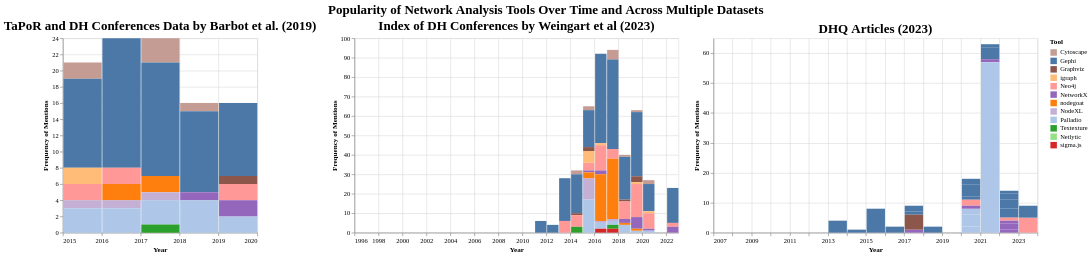

This figure's Vega-Lite source:
### Vega-Lite specification from a JSON file in a GitHub repository (floating-point values rounded to 4 significant figures; data arrays with more than 128 entries replaced by an {"elided": "..."} marker saying what was removed)
{"config": {"view": {"continuousWidth": 300, "continuousHeight": 300}, "axis": {"labelFont": "Garamond", "titleFont": "Garamond"}, "legend": {"labelFont": "Garamond", "titleFont": "Garamond"}, "title": {"anchor": "middle", "font": "Garamond", "fontSize": 20}}, "hconcat": [{"data": {"name": "data-00ddfa19e73c352b71e3929da993eff1"}, "mark": {"type": "bar"}, "encoding": {"color": {"field": "tool", "legend": {"title": "Tool"}, "scale": {"domain": ["Cytoscape", "Gephi", "Graphviz", "igraph", "Neo4j", "NetworkX", "nodegoat", "NodeXL", "Palladio", "Textexture", "Netlytic", "sigma.js"], "range": ["#c49c94", "#4c78a8", "#8c564b", "#ffbb78", "#ff9896", "#9467bd", "#ff7f0e", "#c5b0d5", "#aec7e8", "#2ca02c", "#98df8a", "#d62728"]}, "type": "nominal"}, "opacity": {"condition": {"param": "param_8", "value": 1}, "value": 0.2}, "tooltip": [{"field": "tool", "type": "nominal"}, {"field": "counts", "type": "quantitative"}, {"field": "date", "type": "temporal"}, {"field": "scaled_counts", "type": "quantitative"}], "x": {"axis": {"title": "Year"}, "field": "date", "timeUnit": "year", "type": "temporal"}, "y": {"axis": {"title": "Frequency of Mentions"}, "field": "counts", "type": "quantitative"}}, "name": "view_6", "title": "TaPoR and DH Conferences Data by Barbot et al. (2019)", "width": 300}, {"data": {"name": "data-7365d5b029a915d6b46d2a34eb5a7594"}, "mark": {"type": "bar"}, "encoding": {"color": {"field": "tool", "legend": {"title": "Tool"}, "scale": {"domain": ["Cytoscape", "Gephi", "Graphviz", "igraph", "Neo4j", "NetworkX", "nodegoat", "NodeXL", "Palladio", "Textexture", "Netlytic", "sigma.js"], "range": ["#c49c94", "#4c78a8", "#8c564b", "#ffbb78", "#ff9896", "#9467bd", "#ff7f0e", "#c5b0d5", "#aec7e8", "#2ca02c", "#98df8a", "#d62728"]}, "type": "nominal"}, "opacity": {"condition": {"param": "param_9", "value": 1}, "value": 0.2}, "tooltip": [{"field": "tool", "type": "nominal"}, {"field": "counts", "type": "quantitative"}, {"field": "date", "type": "temporal"}, {"field": "scaled_counts", "type": "quantitative"}], "x": {"axis": {"title": "Year"}, "field": "date", "timeUnit": "year", "type": "temporal"}, "y": {"axis": {"title": "Frequency of Mentions"}, "field": "counts", "type": "quantitative"}}, "name": "view_7", "title": "Index of DH Conferences by Weingart et al (2023)", "width": 500}, {"data": {"name": "data-861905c8daeff707fbc7982ee09d4606"}, "mark": {"type": "bar"}, "encoding": {"color": {"field": "tool", "legend": {"title": "Tool"}, "scale": {"domain": ["Cytoscape", "Gephi", "Graphviz", "igraph", "Neo4j", "NetworkX", "nodegoat", "NodeXL", "Palladio", "Textexture", "Netlytic", "sigma.js"], "range": ["#c49c94", "#4c78a8", "#8c564b", "#ffbb78", "#ff9896", "#9467bd", "#ff7f0e", "#c5b0d5", "#aec7e8", "#2ca02c", "#98df8a", "#d62728"]}, "type": "nominal"}, "opacity": {"condition": {"param": "param_10", "value": 1}, "value": 0.2}, "tooltip": [{"field": "tool", "type": "nominal"}, {"field": "counts", "type": "quantitative"}, {"field": "date", "type": "temporal"}, {"field": "scaled_counts", "type": "quantitative"}], "x": {"axis": {"title": "Year"}, "field": "date", "timeUnit": "year", "type": "temporal"}, "y": {"axis": {"title": "Frequency of Mentions"}, "field": "counts", "type": "quantitative"}}, "name": "view_8", "title": "DHQ Articles (2023)", "width": 500}], "params": [{"name": "param_8", "select": {"type": "point", "fields": ["tool"]}, "bind": "legend", "views": ["view_6"]}, {"name": "param_9", "select": {"type": "point", "fields": ["tool"]}, "bind": "legend", "views": ["view_7"]}, {"name": "param_10", "select": {"type": "point", "fields": ["tool"]}, "bind": "legend", "views": ["view_8"]}], "title": "Popularity of Network Analysis Tools Over Time and Across Multiple Datasets", "$schema": "https://vega.github.io/schema/vega-lite/v5.15.1.json", "datasets": {"data-00ddfa19e73c352b71e3929da993eff1": [{"tool": "Cytoscape", "counts": 2, "date": "2015-01-01T00:00:00", "data_origin": "TaPoR", "title": "TaPoR and DH Conferences Data by Barbot et al. (2019)", "scaled_counts": null}, {"tool": "Gephi", "counts": 11, "date": "2015-01-01T00:00:00", "data_origin": "TaPoR", "title": "TaPoR and DH Conferences Data by Barbot et al. (2019)", "scaled_counts": null}, {"tool": "Graphviz", "counts": 0, "date": "2015-01-01T00:00:00", "data_origin": "TaPoR", "title": "TaPoR and DH Conferences Data by Barbot et al. (2019)", "scaled_counts": null}, {"tool": "igraph", "counts": 2, "date": "2015-01-01T00:00:00", "data_origin": "TaPoR", "title": "TaPoR and DH Conferences Data by Barbot et al. (2019)", "scaled_counts": null}, {"tool": "Neo4j", "counts": 2, "date": "2015-01-01T00:00:00", "data_origin": "TaPoR", "title": "TaPoR and DH Conferences Data by Barbot et al. (2019)", "scaled_counts": null}, {"tool": "NetworkX", "counts": 0, "date": "2015-01-01T00:00:00", "data_origin": "TaPoR", "title": "TaPoR and DH Conferences Data by Barbot et al. (2019)", "scaled_counts": null}, {"tool": "nodegoat", "counts": 0, "date": "2015-01-01T00:00:00", "data_origin": "TaPoR", "title": "TaPoR and DH Conferences Data by Barbot et al. (2019)", "scaled_counts": null}, {"tool": "NodeXL", "counts": 1, "date": "2015-01-01T00:00:00", "data_origin": "TaPoR", "title": "TaPoR and DH Conferences Data by Barbot et al. (2019)", "scaled_counts": null}, {"tool": "Palladio", "counts": 3, "date": "2015-01-01T00:00:00", "data_origin": "TaPoR", "title": "TaPoR and DH Conferences Data by Barbot et al. (2019)", "scaled_counts": null}, {"tool": "Textexture", "counts": 0, "date": "2015-01-01T00:00:00", "data_origin": "TaPoR", "title": "TaPoR and DH Conferences Data by Barbot et al. (2019)", "scaled_counts": null}, {"tool": "Cytoscape", "counts": 0, "date": "2016-01-01T00:00:00", "data_origin": "TaPoR", "title": "TaPoR and DH Conferences Data by Barbot et al. (2019)", "scaled_counts": null}, {"tool": "Gephi", "counts": 16, "date": "2016-01-01T00:00:00", "data_origin": "TaPoR", "title": "TaPoR and DH Conferences Data by Barbot et al. (2019)", "scaled_counts": null}, {"tool": "Graphviz", "counts": 0, "date": "2016-01-01T00:00:00", "data_origin": "TaPoR", "title": "TaPoR and DH Conferences Data by Barbot et al. (2019)", "scaled_counts": null}, {"tool": "igraph", "counts": 0, "date": "2016-01-01T00:00:00", "data_origin": "TaPoR", "title": "TaPoR and DH Conferences Data by Barbot et al. (2019)", "scaled_counts": null}, {"tool": "Neo4j", "counts": 2, "date": "2016-01-01T00:00:00", "data_origin": "TaPoR", "title": "TaPoR and DH Conferences Data by Barbot et al. (2019)", "scaled_counts": null}, {"tool": "NetworkX", "counts": 0, "date": "2016-01-01T00:00:00", "data_origin": "TaPoR", "title": "TaPoR and DH Conferences Data by Barbot et al. (2019)", "scaled_counts": null}, {"tool": "nodegoat", "counts": 2, "date": "2016-01-01T00:00:00", "data_origin": "TaPoR", "title": "TaPoR and DH Conferences Data by Barbot et al. (2019)", "scaled_counts": null}, {"tool": "NodeXL", "counts": 1, "date": "2016-01-01T00:00:00", "data_origin": "TaPoR", "title": "TaPoR and DH Conferences Data by Barbot et al. (2019)", "scaled_counts": null}, {"tool": "Palladio", "counts": 3, "date": "2016-01-01T00:00:00", "data_origin": "TaPoR", "title": "TaPoR and DH Conferences Data by Barbot et al. (2019)", "scaled_counts": null}, {"tool": "Textexture", "counts": 0, "date": "2016-01-01T00:00:00", "data_origin": "TaPoR", "title": "TaPoR and DH Conferences Data by Barbot et al. (2019)", "scaled_counts": null}, {"tool": "Cytoscape", "counts": 3, "date": "2017-01-01T00:00:00", "data_origin": "TaPoR", "title": "TaPoR and DH Conferences Data by Barbot et al. (2019)", "scaled_counts": null}, {"tool": "Gephi", "counts": 14, "date": "2017-01-01T00:00:00", "data_origin": "TaPoR", "title": "TaPoR and DH Conferences Data by Barbot et al. (2019)", "scaled_counts": null}, {"tool": "Graphviz", "counts": 0, "date": "2017-01-01T00:00:00", "data_origin": "TaPoR", "title": "TaPoR and DH Conferences Data by Barbot et al. (2019)", "scaled_counts": null}, {"tool": "igraph", "counts": 0, "date": "2017-01-01T00:00:00", "data_origin": "TaPoR", "title": "TaPoR and DH Conferences Data by Barbot et al. (2019)", "scaled_counts": null}, {"tool": "Neo4j", "counts": 0, "date": "2017-01-01T00:00:00", "data_origin": "TaPoR", "title": "TaPoR and DH Conferences Data by Barbot et al. (2019)", "scaled_counts": null}, {"tool": "NetworkX", "counts": 0, "date": "2017-01-01T00:00:00", "data_origin": "TaPoR", "title": "TaPoR and DH Conferences Data by Barbot et al. (2019)", "scaled_counts": null}, {"tool": "nodegoat", "counts": 2, "date": "2017-01-01T00:00:00", "data_origin": "TaPoR", "title": "TaPoR and DH Conferences Data by Barbot et al. (2019)", "scaled_counts": null}, {"tool": "NodeXL", "counts": 1, "date": "2017-01-01T00:00:00", "data_origin": "TaPoR", "title": "TaPoR and DH Conferences Data by Barbot et al. (2019)", "scaled_counts": null}, {"tool": "Palladio", "counts": 3, "date": "2017-01-01T00:00:00", "data_origin": "TaPoR", "title": "TaPoR and DH Conferences Data by Barbot et al. (2019)", "scaled_counts": null}, {"tool": "Textexture", "counts": 1, "date": "2017-01-01T00:00:00", "data_origin": "TaPoR", "title": "TaPoR and DH Conferences Data by Barbot et al. (2019)", "scaled_counts": null}, {"tool": "Cytoscape", "counts": 1, "date": "2018-01-01T00:00:00", "data_origin": "TaPoR", "title": "TaPoR and DH Conferences Data by Barbot et al. (2019)", "scaled_counts": null}, {"tool": "Gephi", "counts": 10, "date": "2018-01-01T00:00:00", "data_origin": "TaPoR", "title": "TaPoR and DH Conferences Data by Barbot et al. (2019)", "scaled_counts": null}, {"tool": "Graphviz", "counts": 0, "date": "2018-01-01T00:00:00", "data_origin": "TaPoR", "title": "TaPoR and DH Conferences Data by Barbot et al. (2019)", "scaled_counts": null}, {"tool": "igraph", "counts": 0, "date": "2018-01-01T00:00:00", "data_origin": "TaPoR", "title": "TaPoR and DH Conferences Data by Barbot et al. (2019)", "scaled_counts": null}, {"tool": "Neo4j", "counts": 0, "date": "2018-01-01T00:00:00", "data_origin": "TaPoR", "title": "TaPoR and DH Conferences Data by Barbot et al. (2019)", "scaled_counts": null}, {"tool": "NetworkX", "counts": 1, "date": "2018-01-01T00:00:00", "data_origin": "TaPoR", "title": "TaPoR and DH Conferences Data by Barbot et al. (2019)", "scaled_counts": null}, {"tool": "nodegoat", "counts": 0, "date": "2018-01-01T00:00:00", "data_origin": "TaPoR", "title": "TaPoR and DH Conferences Data by Barbot et al. (2019)", "scaled_counts": null}, {"tool": "NodeXL", "counts": 0, "date": "2018-01-01T00:00:00", "data_origin": "TaPoR", "title": "TaPoR and DH Conferences Data by Barbot et al. (2019)", "scaled_counts": null}, {"tool": "Palladio", "counts": 4, "date": "2018-01-01T00:00:00", "data_origin": "TaPoR", "title": "TaPoR and DH Conferences Data by Barbot et al. (2019)", "scaled_counts": null}, {"tool": "Textexture", "counts": 0, "date": "2018-01-01T00:00:00", "data_origin": "TaPoR", "title": "TaPoR and DH Conferences Data by Barbot et al. (2019)", "scaled_counts": null}, {"tool": "Cytoscape", "counts": 0, "date": "2019-01-01T00:00:00", "data_origin": "TaPoR", "title": "TaPoR and DH Conferences Data by Barbot et al. (2019)", "scaled_counts": null}, {"tool": "Gephi", "counts": 9, "date": "2019-01-01T00:00:00", "data_origin": "TaPoR", "title": "TaPoR and DH Conferences Data by Barbot et al. (2019)", "scaled_counts": null}, {"tool": "Graphviz", "counts": 1, "date": "2019-01-01T00:00:00", "data_origin": "TaPoR", "title": "TaPoR and DH Conferences Data by Barbot et al. (2019)", "scaled_counts": null}, {"tool": "igraph", "counts": 0, "date": "2019-01-01T00:00:00", "data_origin": "TaPoR", "title": "TaPoR and DH Conferences Data by Barbot et al. (2019)", "scaled_counts": null}, {"tool": "Neo4j", "counts": 2, "date": "2019-01-01T00:00:00", "data_origin": "TaPoR", "title": "TaPoR and DH Conferences Data by Barbot et al. (2019)", "scaled_counts": null}, {"tool": "NetworkX", "counts": 2, "date": "2019-01-01T00:00:00", "data_origin": "TaPoR", "title": "TaPoR and DH Conferences Data by Barbot et al. (2019)", "scaled_counts": null}, {"tool": "nodegoat", "counts": 0, "date": "2019-01-01T00:00:00", "data_origin": "TaPoR", "title": "TaPoR and DH Conferences Data by Barbot et al. (2019)", "scaled_counts": null}, {"tool": "NodeXL", "counts": 0, "date": "2019-01-01T00:00:00", "data_origin": "TaPoR", "title": "TaPoR and DH Conferences Data by Barbot et al. (2019)", "scaled_counts": null}, {"tool": "Palladio", "counts": 2, "date": "2019-01-01T00:00:00", "data_origin": "TaPoR", "title": "TaPoR and DH Conferences Data by Barbot et al. (2019)", "scaled_counts": null}, {"tool": "Textexture", "counts": 0, "date": "2019-01-01T00:00:00", "data_origin": "TaPoR", "title": "TaPoR and DH Conferences Data by Barbot et al. (2019)", "scaled_counts": null}], "data-7365d5b029a915d6b46d2a34eb5a7594": {"elided": "312 records"}, "data-861905c8daeff707fbc7982ee09d4606": {"elided": "2184 records"}}}
